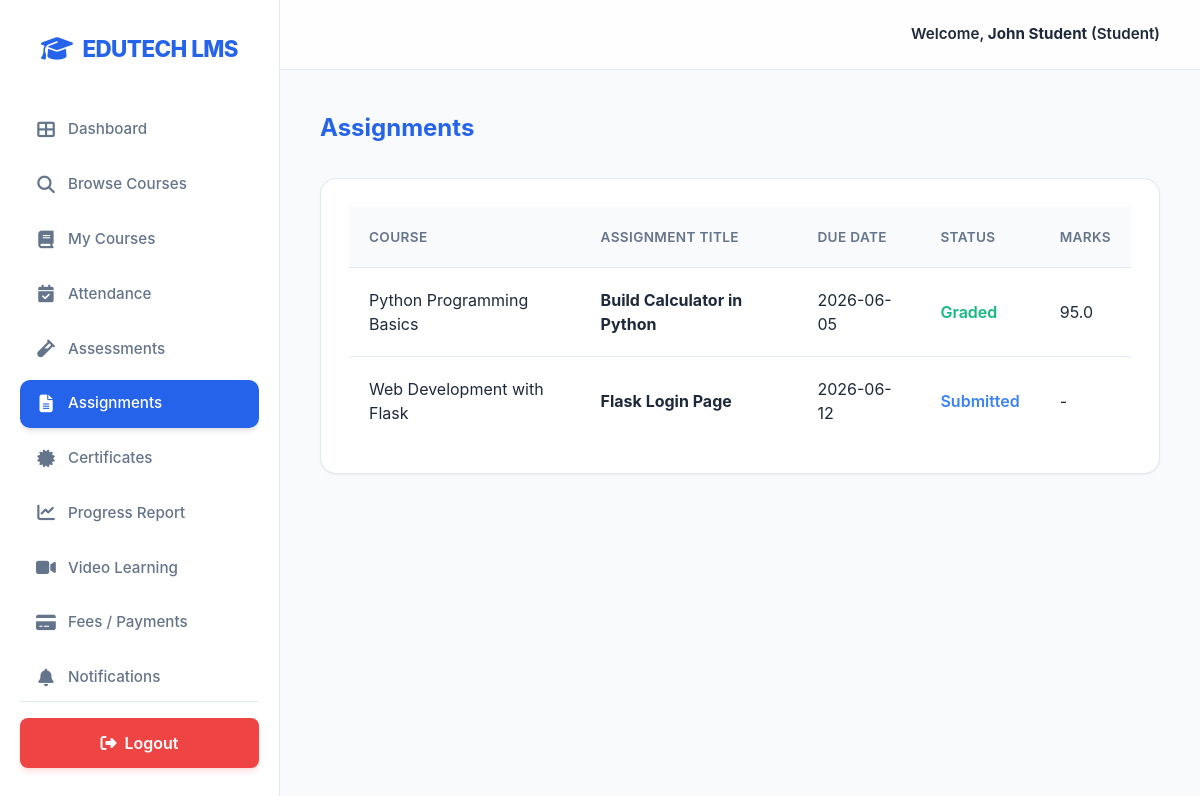
Page /student/assignments (signed in) on the committed database.
### tables this page shows
CREATE TABLE submissions (
        id INTEGER PRIMARY KEY AUTOINCREMENT,
        assignment_id INTEGER NOT NULL,
        student_id INTEGER NOT NULL,
        file_url TEXT,
        status TEXT DEFAULT 'submitted', -- submitted, graded
        marks REAL,
        submitted_at TIMESTAMP DEFAULT CURRENT_TIMESTAMP,
        FOREIGN KEY (assignment_id) REFERENCES assignments (id),
        FOREIGN KEY (student_id) REFERENCES users (id)
    );

CREATE TABLE courses (
        id INTEGER PRIMARY KEY AUTOINCREMENT,
        title TEXT NOT NULL,
        description TEXT,
        category TEXT,
        price REAL DEFAULT 0.0,
        status TEXT DEFAULT 'draft', -- draft, published
        faculty_id INTEGER,
        created_at TIMESTAMP DEFAULT CURRENT_TIMESTAMP, thumbnail TEXT, difficulty TEXT, duration TEXT, instructor_name TEXT, video_url TEXT,
        FOREIGN KEY (faculty_id) REFERENCES users (id)
    );

CREATE TABLE assignments (
        id INTEGER PRIMARY KEY AUTOINCREMENT,
        course_id INTEGER NOT NULL,
        title TEXT NOT NULL,
        description TEXT,
        due_date TIMESTAMP,
        file_url TEXT, instructor_name TEXT,
        FOREIGN KEY (course_id) REFERENCES courses (id)
    );

### app.py (the view)
@app.route('/student/assignments')
@login_required(role='student')
def student_assignments():
    conn = get_db()
    student_id = session['user_id']
    assignments = conn.execute("""
        SELECT a.*, c.title as course_title, s.status as sub_status, s.marks
        FROM assignments a
        JOIN courses c ON a.course_id = c.id
        JOIN enrollments e ON c.id = e.course_id
        LEFT JOIN submissions s ON a.id = s.assignment_id AND s.student_id = ?
        WHERE e.student_id = ?
    """, (student_id, student_id)).fetchall()
    conn.close()
    return render_template('student_assignments.html', assignments=assignments)

### app.py (called while the page is built)
def login_required(role=None):
    def wrapper(f):
        @wraps(f)
        def decorated_function(*args, **kwargs):
            if 'user_id' not in session:
                return redirect(url_for('login'))
            if role and session.get('role') != role:
                flash('Unauthorized access!', 'danger')
                return redirect(url_for('dashboard'))
            return f(*args, **kwargs)
        return decorated_function
    return wrapper

### database.py (called while the page is built)
def get_db():
    conn = sqlite3.connect(DB_NAME, check_same_thread=False)
    conn.row_factory = sqlite3.Row
    return conn

### templates/student_assignments.html
{% extends "base.html" %}
{% block content %}
<h2 style="margin-bottom: 2rem; color: var(--primary-color);">Assignments</h2>
<div class="card">
    <table>
        <thead>
            <tr>
                <th>Course</th>
                <th>Assignment Title</th>
                <th>Due Date</th>
                <th>Status</th>
                <th>Marks</th>
            </tr>
        </thead>
        <tbody>
            {% for a in assignments %}
            <tr>
                <td>{{ a.course_title }}</td>
                <td><strong>{{ a.title }}</strong></td>
                <td>{{ a.due_date }}</td>
                <td>
                    {% if a.sub_status == 'submitted' %}
                    <span style="color: #3B82F6; font-weight: 600;">Submitted</span>
                    {% elif a.sub_status == 'graded' %}
                    <span style="color: var(--success-color); font-weight: 600;">Graded</span>
                    {% else %}
                    <span style="color: var(--danger-color); font-weight: 600;">Pending</span>
                    {% endif %}
                </td>
                <td>{{ a.marks or '-' }}</td>
            </tr>
            {% endfor %}
        </tbody>
    </table>
</div>
{% endblock %}

### static/css/style.css (style rules this page uses)
:root { --primary-color: #2563EB; --primary-light: #60A5FA; --primary-dark: #1E40AF; --bg-color: #F8FAFC; --card-bg: #FFFFFF; --text-main: #1E293B; --text-muted: #64748B; --border-color: #E2E8F0; --success-color: #10B981; --danger-color: #EF4444; --accent-color: #F59E0B; --shadow-sm: 0 1px 2px 0 rgba(0, 0, 0, 0.05); --shadow: 0 4px 6px -1px rgba(0, 0, 0, 0.1), 0 2px 4px -1px rgba(0, 0, 0, 0.06); --shadow-md: 0 10px 15px -3px rgba(0, 0, 0, 0.1), 0 4px 6px -2px rgba(0, 0, 0, 0.05); }
* { box-sizing: border-box; margin: 0; padding: 0; font-family: 'Inter', 'Segoe UI', system-ui, -apple-system, sans-serif; }
body { background-color: var(--bg-color); color: var(--text-main); display: flex; min-height: 100vh; line-height: 1.5; }
.card { background: var(--card-bg); border-radius: 16px; padding: 1.75rem; box-shadow: var(--shadow-sm); border: 1px solid var(--border-color); margin-bottom: 1.75rem; transition: all 0.3s ease; }
table { width: 100%; border-collapse: collapse; background: white; }
th, td { padding: 1.25rem; text-align: left; border-bottom: 1px solid var(--border-color); }
th { background-color: #F8FAFC; color: var(--text-muted); font-weight: 600; font-size: 0.85rem; text-transform: uppercase; letter-spacing: 0.025em; }
tr:last-child td { border-bottom: none; }

### rows in the picture
submissions: course_title "Python Programming Basics", title "Build Calculator in Python", due_date "2026-06-05", status "Graded", marks "95.0"
submissions: course_title "Web Development with Flask", title "Flask Login Page", due_date "2026-06-12", status "Submitted", marks "-"

### other values in the picture
{{ session.get('name') }} "John Student"
{{ session.get('role')|capitalize }} "Student"
